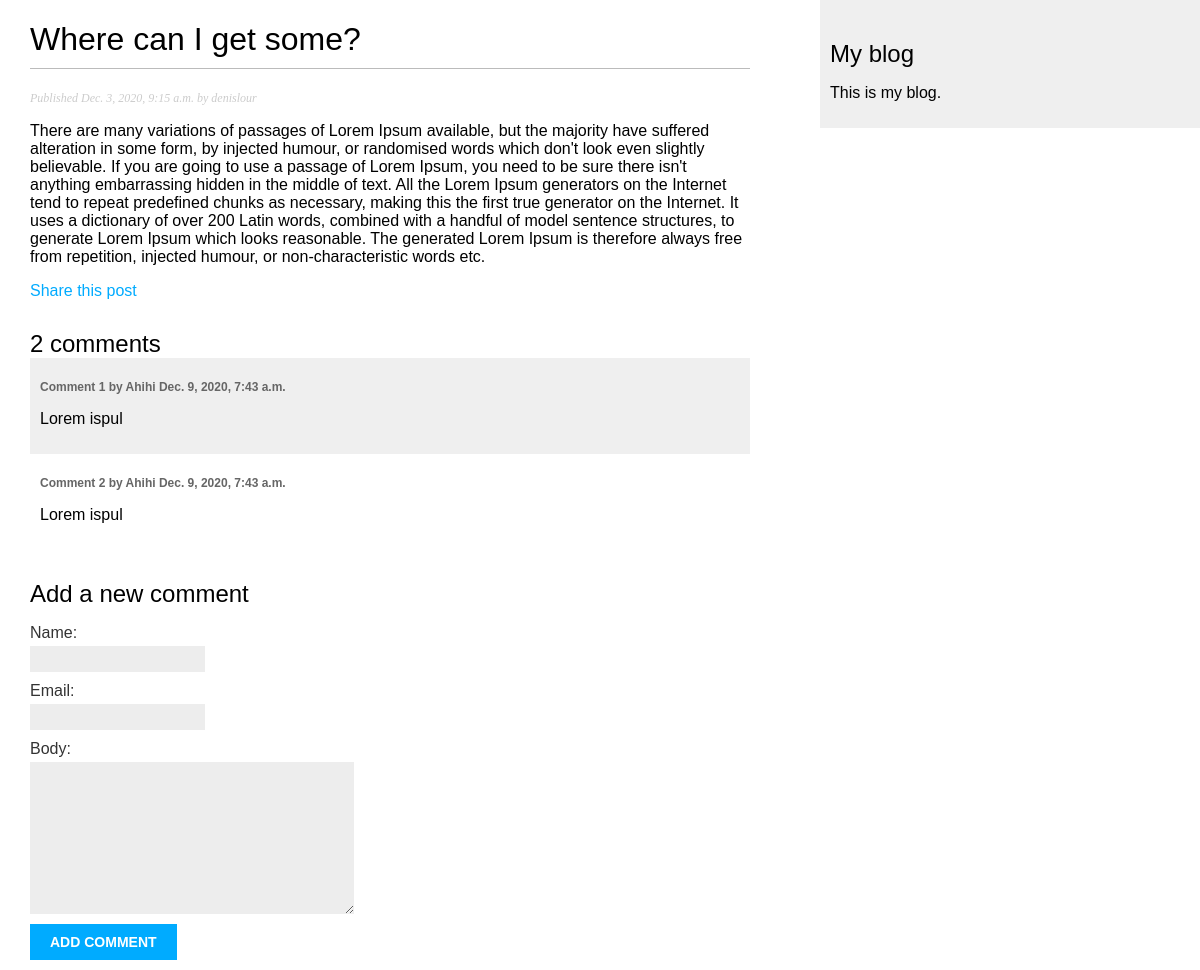
The page /blog/2020/12/3/where-can-i-get-some/ on the database its author committed.
### blog/models.py (models this page shows, shortened)
class Post(models.Model):
    STATUS_CHOICES = (
        ('draft', 'Draft'),
        ('published', 'Published'),
    )
    title = models.CharField(max_length=250)
    slug = models.SlugField(max_length=250, unique_for_date='publish')
    author = models.ForeignKey(
        User, on_delete=models.CASCADE, related_name='blog_posts')
    body = models.TextField()
    publish = models.DateTimeField(default=timezone.now)
    created = models.DateTimeField(auto_now_add=True)
    updated = models.DateTimeField(auto_now=True)
    status = models.CharField(
        max_length=10, choices=STATUS_CHOICES, default='draft')
    objects = models.Manager()  # The default manager.
    published = PublishedManager()  # Our custom manager.
    tags = TaggableManager()
    class Meta:
        ordering = ('-publish',)

class Comment(models.Model):
    post = models.ForeignKey(
        Post, on_delete=models.CASCADE, related_name='comments')
    name = models.CharField(max_length=80)
    email = models.EmailField()
    body = models.TextField()
    created = models.DateTimeField(auto_now_add=True)
    updated = models.DateTimeField(auto_now=True)
    active = models.BooleanField(default=True)
    class Meta:
        ordering = ('created',)

### blog/views.py (the view)
# urls.py: path('<int:year>/<int:month>/<int:day>/<slug:post>/', views.post_detail, name='post_detail'),
def post_detail(request, year, month, day, post):
    post = get_object_or_404(
        Post, slug=post, status='published', publish__year=year,
        publish__month=month, publish__day=day,
    )
    comments = post.comments.filter(active=True)
    new_comment = None
    if request.method == 'POST':
        comment_form = CommentForm(data=request.POST)
        if comment_form.is_valid():
            new_comment = comment_form.save(commit=False)
            new_comment.post = post
            new_comment.save()
    else:
        comment_form = CommentForm()
    return render(request, 'blog/post/detail.html', {
        'post': post,
        'comments': comments,
        'new_comment': new_comment,
        'comment_form': comment_form
    })

### blog/forms.py
class CommentForm(forms.ModelForm):
    class Meta:
        model = Comment
        fields = ('name', 'email', 'body')

### blog/templates/blog/post/detail.html (shortened to what this page needs)
{% extends "blog/base.html" %}
{% block content %}
  <h1>{{ post.title }}</h1>
  <p class="date">
    Published {{ post.publish }} by {{ post.author }}
  </p>
  {{ post.body|linebreaks }}
  <p>
    <a href="{% url "blog:post_share" post.id %}">
        Share this post
    </a>
  </p>
  {% with comments.count as total_comments %}
    <h2>
      {{ total_comments }} comment{{ total_comments|pluralize }}
    </h2>
  {% endwith %}
  {% for comment in comments %}
    <div class="comment">
      <p class="info">
        Comment {{ forloop.counter }} by {{ comment.name }}
        {{ comment.created }}
      </p>
      {{ comment.body|linebreaks }}
    </div>
  {% empty %}
    <p>There are no comments yet.</p>
  {% endfor %}
  {% if new_comment %}
    <h2>Your comment has been added.</h2>
  {% else %}
    <h2>Add a new comment</h2>
    <form method="post">
      {{ comment_form.as_p }}
      <p><input type="submit" value="Add comment"></p>
    </form>
  {% endif %}
{% endblock %}

### blog/static/css/blog.css (style rules this page uses)
body { margin:0; padding:0; font-family:helvetica, sans-serif; }
a { color:#00abff; text-decoration:none; }
h1 { font-weight:normal; border-bottom:1px solid #bbb; padding:0 0 10px 0; }
h2 { font-weight:normal; margin:30px 0 0; }
p.date { color:#ccc; font-family: georgia, serif; font-size: 12px; font-style: italic; }
label { float:left; clear:both; color:#333; margin-bottom:4px; }
input, textarea { clear:both; float:left; margin:0 0 10px; background:#ededed; border:0; padding:6px 10px; font-size:12px; }
input[type=submit] { font-weight:bold; background:#00abff; color:#fff; padding:10px 20px; font-size:14px; text-transform:uppercase; }
.comment { padding:10px; }
.comment:nth-child(even) { background:#efefef; }
.comment .info { font-weight:bold; font-size:12px; color:#666; }

### rows shown on the page
Post: title "Where can I get some?", publish "Dec. 3, 2020, 9:15 a.m.", author "denislour", body "There are many variations of passages of Lorem Ipsum available, but the majority have suffered alteration in some form, by injected humour, or randomised words which don't look even slightly believable. If you are going to use a passage of Lorem Ipsum, you need to be sure there isn't anything embarrassing hidden in the middle of text. All the Lorem Ipsum generators on the Internet tend to repeat predefined chunks as necessary, making this the first true generator on the Internet. It uses a dictionary of over 200 Latin words, combined with a handful of model sentence structures, to generate Lorem Ipsum which looks reasonable. The generated Lorem Ipsum is therefore always free from…"
Comment: name "Ahihi", created "Dec. 9, 2020, 7:43 a.m.", body "Lorem ispul"
Comment: name "Ahihi", created "Dec. 9, 2020, 7:43 a.m.", body "Lorem ispul"

### other values the page prints
{{ total_comments }} "2"
